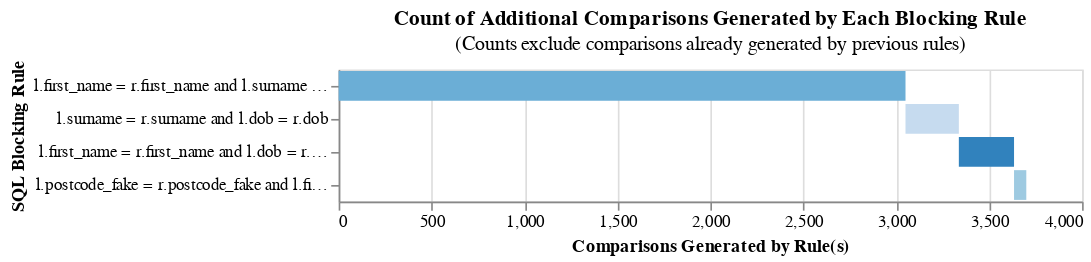

Notebook code for this chart:
### Code cell
from splink.linker import Linker

# Simple settings dictionary will be used for exploratory analysis
settings = {
    "link_type": "dedupe_only",
    "blocking_rules_to_generate_predictions": [
        "l.first_name = r.first_name and l.surname = r.surname",
        "l.surname = r.surname and l.dob = r.dob",
        "l.first_name = r.first_name and l.dob = r.dob",
        "l.postcode_fake = r.postcode_fake and l.first_name = r.first_name",
    ],
}

# TODO: this shouldn't need the linker
linker = Linker(df, settings, database_api=db_api)
linker.cumulative_num_comparisons_from_blocking_rules_chart()

### Figure 1 — Vega-Lite specification as saved in the notebook (floating-point values rounded to 4 significant figures)
{"config": {"view": {"continuousWidth": 300, "continuousHeight": 300}}, "data": {"name": "data-53d50b3c4aac8ecdd41bd8d47caa6738"}, "mark": "bar", "encoding": {"color": {"field": "rule", "legend": null, "scale": {"scheme": "category20c"}}, "order": {"field": "cumulative_rows"}, "tooltip": [{"field": "rule", "title": "SQL Condition", "type": "nominal"}, {"field": "row_count", "format": ",", "title": "Comparisons Generated", "type": "quantitative"}, {"field": "cumulative_rows", "format": ",", "title": "Cumulative Comparisons", "type": "quantitative"}, {"field": "cartesian", "format": ",", "title": "Cartesian Product of Input Data", "type": "quantitative"}, {"field": "reduction_ratio", "title": "Reduction Ratio (cumulative rows/cartesian product)", "type": "nominal"}], "x": {"field": "start", "title": "Comparisons Generated by Rule(s)", "type": "quantitative"}, "x2": {"field": "cumulative_rows"}, "y": {"field": "rule", "sort": ["-x2"], "title": "SQL Blocking Rule"}}, "height": {"step": 20}, "title": {"text": "Count of Additional Comparisons Generated by Each Blocking Rule", "subtitle": "(Counts exclude comparisons already generated by previous rules)"}, "width": 450, "$schema": "https://vega.github.io/schema/vega-lite/v5.9.3.json", "datasets": {"data-53d50b3c4aac8ecdd41bd8d47caa6738": [{"row_count": 3050, "rule": "l.first_name = r.first_name and l.surname = r.surname", "cumulative_rows": 3050, "cartesian": 12497500, "reduction_ratio": "The rolling reduction ratio with your given blocking rule(s) is 0.999756. This represents the reduction in the total number of comparisons due to your rule(s).", "start": 0}, {"row_count": 287, "rule": "l.surname = r.surname and l.dob = r.dob", "cumulative_rows": 3337, "cartesian": 12497500, "reduction_ratio": "The rolling reduction ratio with your given blocking rule(s) is 0.999733. This represents the reduction in the total number of comparisons due to your rule(s).", "start": 3050}, {"row_count": 297, "rule": "l.first_name = r.first_name and l.dob = r.dob", "cumulative_rows": 3634, "cartesian": 12497500, "reduction_ratio": "The rolling reduction ratio with your given blocking rule(s) is 0.999709. This represents the reduction in the total number of comparisons due to your rule(s).", "start": 3337}, {"row_count": 66, "rule": "l.postcode_fake = r.postcode_fake and l.first_name = r.first_name", "cumulative_rows": 3700, "cartesian": 12497500, "reduction_ratio": "The rolling reduction ratio with your given blocking rule(s) is 0.999704. This represents the reduction in the total number of comparisons due to your rule(s).", "start": 3634}]}}
